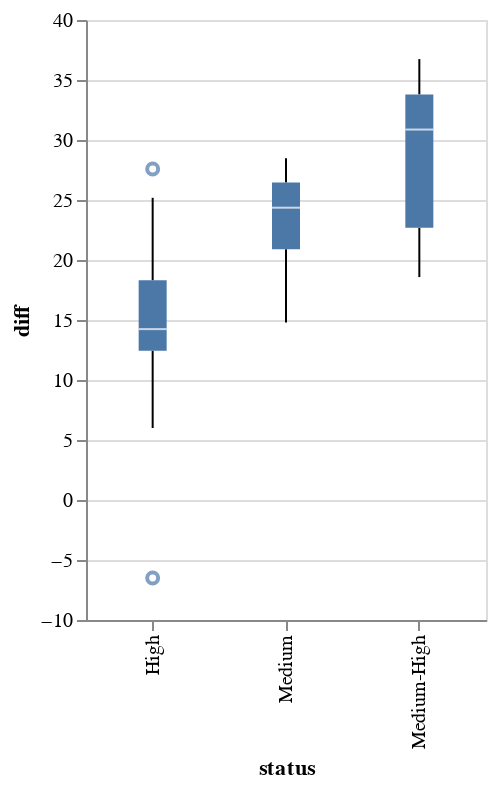

Write notebook code for a chart like this one.
### Code cell
alt.Chart(comp_new_3).mark_boxplot().encode(x='status',y='diff').properties(width=200)

### Figure 1 — Vega-Lite specification as saved in the notebook (floating-point values rounded to 4 significant figures)
{"config": {"view": {"continuousWidth": 400, "continuousHeight": 300}}, "data": {"name": "data-0c353e8a47d20c567b27a4eaf9c11efe"}, "mark": "boxplot", "encoding": {"x": {"type": "nominal", "field": "status"}, "y": {"type": "quantitative", "field": "diff"}}, "width": 200, "$schema": "https://vega.github.io/schema/vega-lite/v4.8.1.json", "datasets": {"data-0c353e8a47d20c567b27a4eaf9c11efe": [{"Country": "Denmark", "min": 84.97, "max": 93.14, "status": "High", "diff": 8.162}, {"Country": "Germany", "min": 76.86, "max": 92.87, "status": "High", "diff": 16.01}, {"Country": "Iceland", "min": 84.61, "max": 97.3, "status": "High", "diff": 12.68}, {"Country": "Japan", "min": 80.5, "max": 74.0, "status": "High", "diff": -6.5}, {"Country": "France", "min": 65.55, "max": 84.12, "status": "Medium-High", "diff": 18.58}, {"Country": "Hungary", "min": 48.8, "max": 79.67, "status": "Medium-High", "diff": 30.87}, {"Country": "Slovenia", "min": 65.26, "max": 79.5, "status": "High", "diff": 14.24}, {"Country": "Austria", "min": 67.07, "max": 85.37, "status": "High", "diff": 18.31}, {"Country": "Poland", "min": 45.41, "max": 81.78, "status": "Medium-High", "diff": 36.36}, {"Country": "Spain", "min": 55.87, "max": 78.39, "status": "Medium-High", "diff": 22.52}, {"Country": "Turkey", "min": 27.31, "max": 50.0, "status": "Medium-High", "diff": 22.69}, {"Country": "Chile", "min": 34.5, "max": 60.15, "status": "Medium-High", "diff": 25.65}, {"Country": "Greece", "min": 36.7, "max": 70.5, "status": "Medium-High", "diff": 33.8}, {"Country": "Ireland", "min": 58.57, "max": 83.76, "status": "High", "diff": 25.18}, {"Country": "Australia", "min": 70.0, "max": 82.44, "status": "High", "diff": 12.44}, {"Country": "Canada", "min": 72.0, "max": 85.6, "status": "High", "diff": 13.6}, {"Country": "Finland", "min": 71.1, "max": 93.5, "status": "High", "diff": 22.39}, {"Country": "Mexico", "min": 18.56, "max": 44.34, "status": "Medium", "diff": 25.78}, {"Country": "Norway", "min": 75.35, "max": 94.91, "status": "High", "diff": 19.56}, {"Country": "Slovakia", "min": 50.09, "max": 81.8, "status": "Medium-High", "diff": 31.7}, {"Country": "Switzerland", "min": 76.5, "max": 90.25, "status": "High", "diff": 13.75}, {"Country": "Brazil", "min": 24.6, "max": 39.4, "status": "Medium", "diff": 14.8}, {"Country": "Israel", "min": 62.4, "max": 78.02, "status": "High", "diff": 15.62}, {"Country": "Italy", "min": 51.58, "max": 72.5, "status": "Medium-High", "diff": 20.92}, {"Country": "Luxembourg", "min": 77.25, "max": 95.45, "status": "High", "diff": 18.2}, {"Country": "Portugal", "min": 45.59, "max": 71.49, "status": "Medium-High", "diff": 25.9}, {"Country": "Estonia", "min": 52.04, "max": 86.91, "status": "Medium-High", "diff": 34.87}, {"Country": "Belgium", "min": 57.54, "max": 85.12, "status": "High", "diff": 27.58}, {"Country": "Sweden", "min": 82.48, "max": 92.82, "status": "High", "diff": 10.33}, {"Country": "New Zealand", "min": 72.0, "max": 78.0, "status": "High", "diff": 6.0}, {"Country": "Latvia", "min": 40.65, "max": 77.39, "status": "Medium-High", "diff": 36.74}, {"Country": "Lithuania", "min": 39.84, "max": 73.01, "status": "Medium-High", "diff": 33.17}, {"Country": "Colombia", "min": 13.12, "max": 41.61, "status": "Medium", "diff": 28.48}, {"Country": "Costa Rica", "min": 27.0, "max": 49.93, "status": "Medium", "diff": 22.93}]}}
